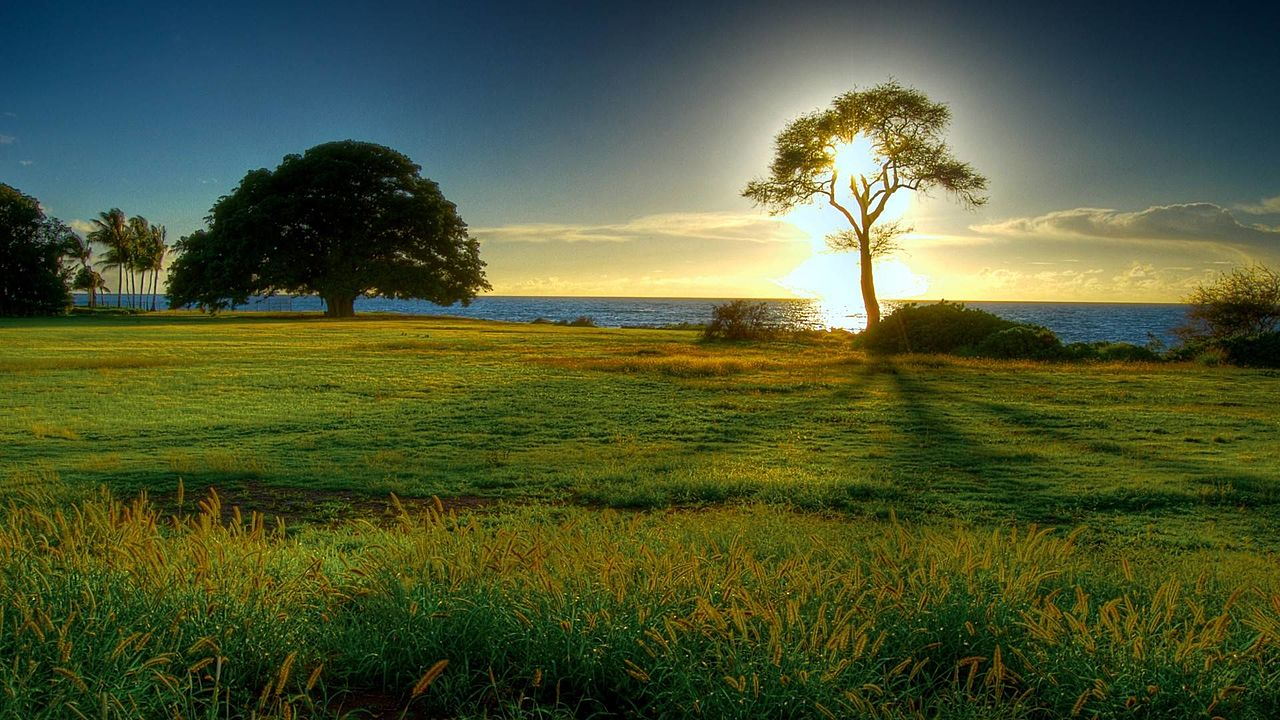
#> input picture images/nature.jpg, 1280 x 720 px
$ python 30_histogram_3_channel.py
#> lines starting #> are read from the running program, lines starting #| are printed output that depends on the picture
import cv2
import numpy as np
from matplotlib import pyplot as plt

#read a color image
image = cv2.imread("images/nature.jpg")
#> image is the input picture: shape (720, 1280, 3); mean B, G, R 53.1, 88, 77.7
cv2.imshow("Original Image", image)

colors = ("blue","green","red")
#calculate histogram
for i, color in enumerate(colors):
    hist = cv2.calcHist([image],[i], None, [32],[0,256])
    #plot the histogram
    plt.plot(hist,color=color)

plt.title("RGB Color Histogram")
plt.xlabel("Bins")
plt.ylabel("Number of Pixels")
plt.show()
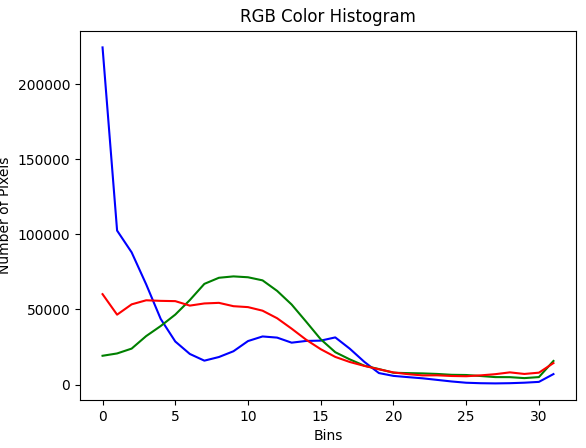
#> figure drawn by matplotlib, 1 panel; curve peaks at x = 0, y = 224530; curve peaks at x = 9, y = 72040; curve peaks at x = 0, y = 60213
cv2.waitKey(0)

$ run again, with images/brain.jpg copied over images/nature.jpg
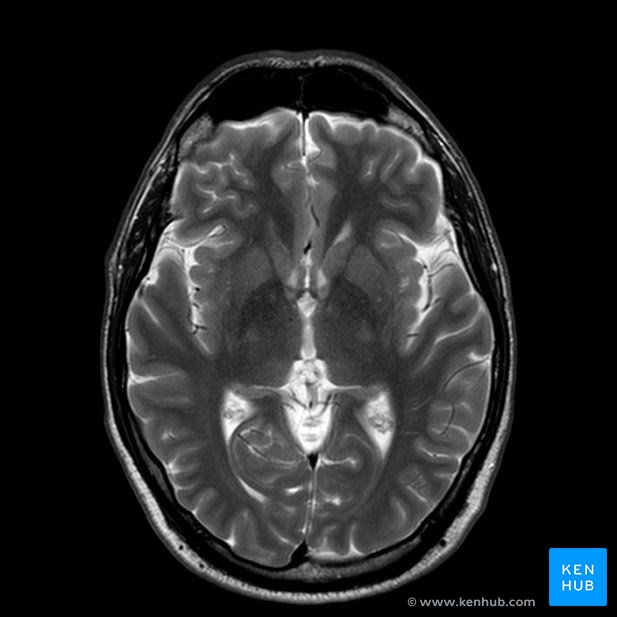
#> input picture images/brain.jpg, 617 x 617 px
#> image is the input picture: shape (617, 617, 3); mean B, G, R 39.3, 38.5, 37.3
#> `plt.show()`:
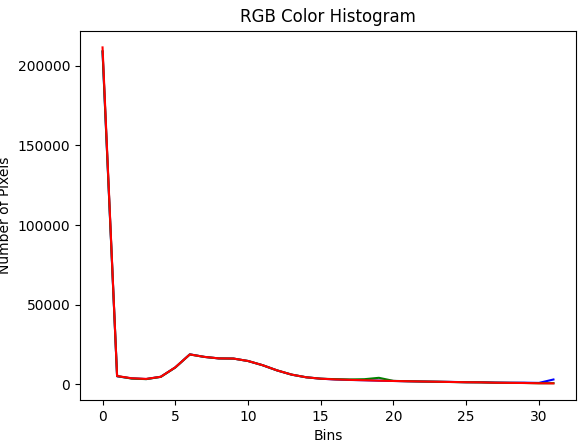
#> figure drawn by matplotlib, 1 panel; curve peaks at x = 0, y = 208952; curve peaks at x = 0, y = 209188; curve peaks at x = 0, y = 211623

$ run again, with images/cat1.jpg copied over images/nature.jpg
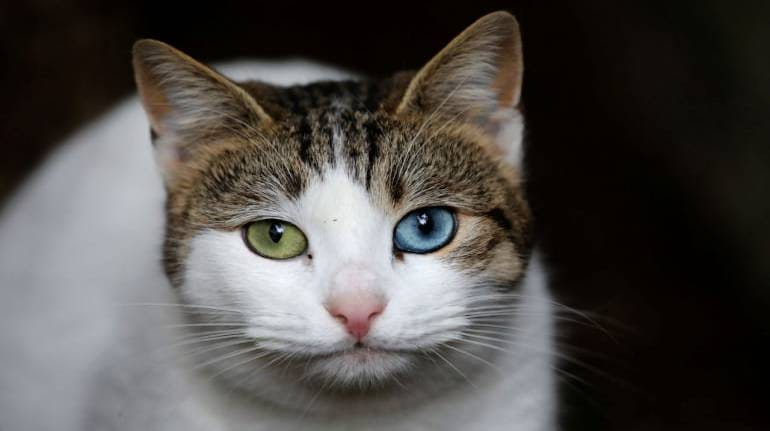
#> input picture images/cat1.jpg, 770 x 431 px
#> image is the input picture: shape (431, 770, 3); mean B, G, R 72.4, 75.2, 78.6
#> `plt.show()`:
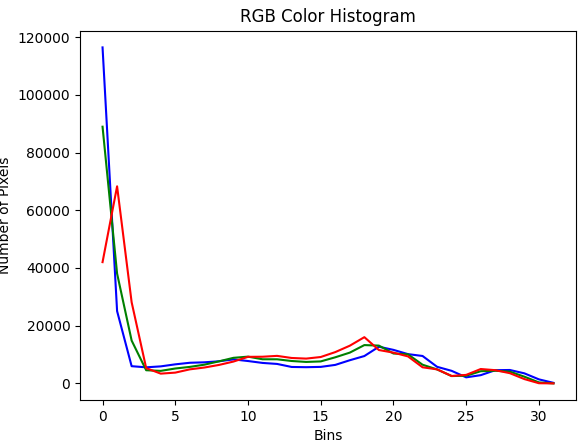
#> figure drawn by matplotlib, 1 panel; curve peaks at x = 0, y = 116443; curve peaks at x = 0, y = 88960; curve peaks at x = 1, y = 68296
